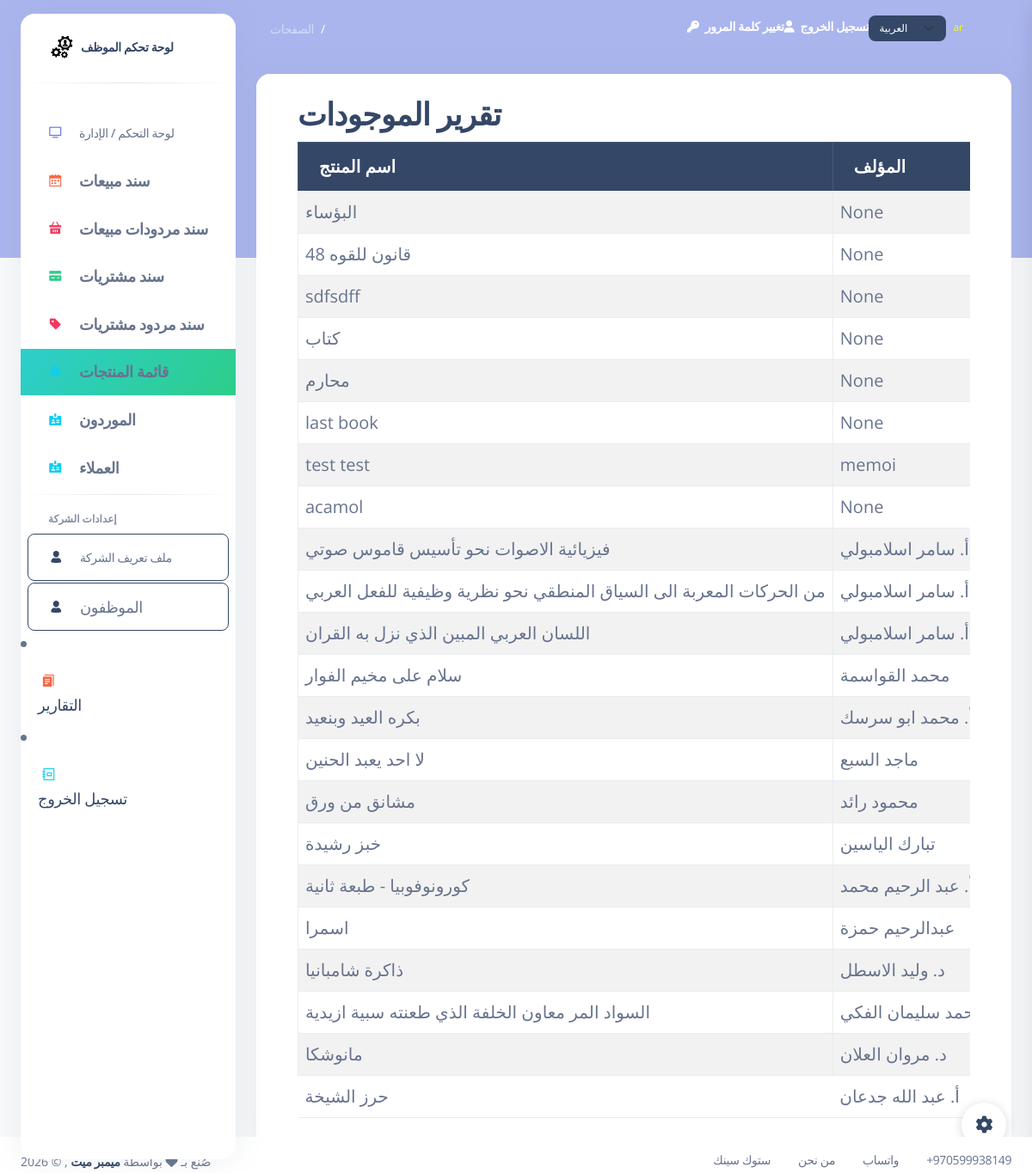
/stock_products_report/, run on an earlier commit of the app's database.
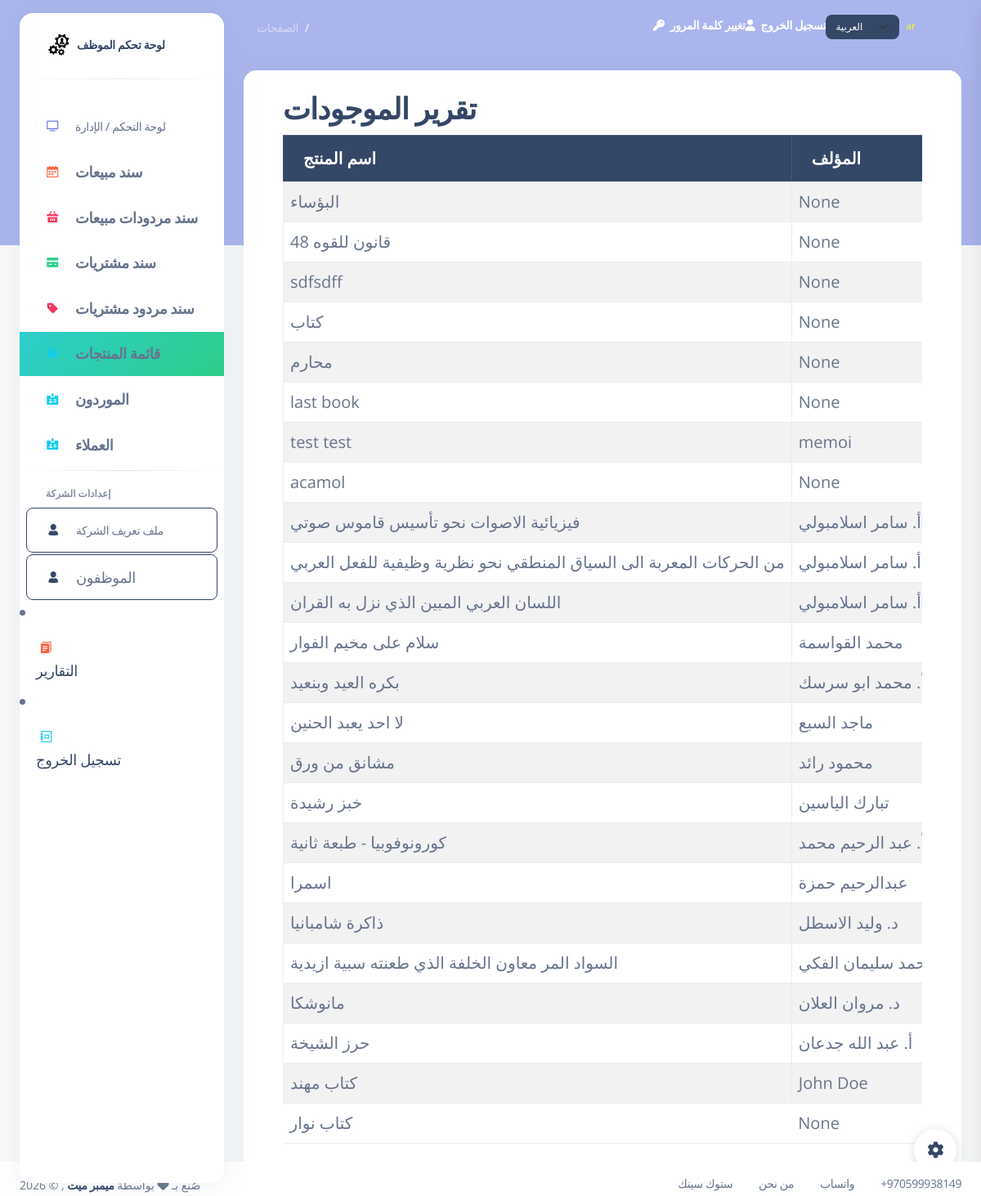
And on a later commit of the database.
### my_app/models.py (models this page shows, shortened)
class Product(models.Model):
    product_name = models.CharField(max_length=255)
    quantity = models.IntegerField(default=0)
    purchasing_price = models.DecimalField(max_digits=6, decimal_places=2)
    sale_price = models.DecimalField(max_digits=6, decimal_places=2, null=True, blank=True)
    category = models.CharField(max_length=100, blank=True, null=True)
    expiry_date = models.DateField(blank=True, null=True)
    isbn = models.CharField(max_length=32, unique=True , null=True, blank=True)
    production_date = models.DateField(blank=True, null=True)
    author = models.CharField(max_length=255, blank=True, null=True)
    supplier = models.CharField(max_length=255, blank=True, null=True)#publisher
    employee = models.ForeignKey(Employee, related_name="products", on_delete=models.CASCADE, null=True, blank=True)
    created_at = models.DateTimeField(auto_now_add=True)
    updated_at = models.DateTimeField(auto_now=True)
    objects = ProductManager()

### my_app/views.py (the view)
# urls.py: path('stock_products_report/', views.stock_products_report, name='stock_products_report'),
def stock_products_report(request):
    products = models.Product.objects.filter(quantity__gt=0)
    context = {
        'products': products,
    }
    return render(request, 'stock_products_report.html', context)

### my_app/templates/stock_products_report.html (shortened to what this page needs)
{% extends 'layouts/base.html' %}
{% load i18n %}
{% block content %}
  <div class="card" id="printableTable">
    <div class="card-header">
        <div class="container">
            <h2>{% trans "Stock Products Report" %}</h2>
            <div class="table-responsive p-0">
            <table class="table table-striped table-bordered">
                <thead class="table-dark">
                    <tr>
                        <th>{% trans "Product Name" %}</th>
                        <th>{% trans "Author" %}</th>
                    </tr>
                </thead>
                <tbody>
                    {% for product in products %}
                    <tr>
                        <td>{{ product.product_name }}</td>
                        <td>{{ product.author }}</td>
                    </tr>
                    {% endfor %}
                </tbody>
            </table>
        </div>
    </div>
  </div>
</div>
{% endblock %}

### my_app/templates/layouts/base.html (shortened to what this page needs)
<!DOCTYPE html>
<html lang="en">
{% load static %}
{% load i18n %}
<head>
        <link href="https://cdnjs.cloudflare.com/ajax/libs/font-awesome/6.5.1/css/all.min.css" rel="stylesheet" />
    <link href="{% static 'css/nucleo-icons.css'%}" rel="stylesheet" />
    <link href="{% static 'css/nucleo-svg.css'%}" rel="stylesheet" />
    <link href="https://cdnjs.cloudflare.com/ajax/libs/font-awesome/6.5.1/css/all.min.css" rel="stylesheet" />
    <link href="{% static 'css/nucleo-svg.css'%}" rel="stylesheet" />
    <link id="pagestyle" href="{% static 'css/argon-dashboard.css' %}" rel="stylesheet" />
    <nonscript><link rel="stylesheet" href="{% static 'css/argon-dashboard.css' %}"></nonscript>
    <link rel="stylesheet" href="{% static 'css/style.css' %}">
    </head>
    <body class="g-sidenav-show   bg-gray-100">
        {% include 'includes/aside.html' %}
        <main class="main-content position-relative border-radius-lg ">
            <nav class="navbar navbar-main navbar-expand-lg px-0 mx-4 shadow-none border-radius-xl " id="navbarBlur" data-scroll="false">
                <div class="container-fluid py-1 px-3">
                    <nav aria-label="breadcrumb">
                    <ol class="breadcrumb bg-transparent mb-0 pb-0 pt-1 px-0 me-sm-6 me-5">
                        <li class="breadcrumb-item text-sm"><a class="opacity-5 text-white" href="javascript:;">{% trans "Pages" %}</a></li>
                        <li class="breadcrumb-item text-sm text-white active" aria-current="page"> {% block page_name %}{% endblock %}</li>
                    </ol>
                    </nav>
                        {% include 'includes/navigation_main.html' %}
                </div>
            </nav>
            <div class="container-fluid py-4">
                {% block content %}{% endblock content %}
            </div>
        </main>
        {% include 'includes/fixed-plugin.html' %}
                {% include 'includes/footer.html' %}
</body>
</html>

### my_app/templates/includes/aside.html (shortened to what this page needs)
{% load static %}
{% load i18n %}
<aside class="sidenav bg-white navbar navbar-vertical navbar-expand-xs border-0 border-radius-xl my-3 fixed-start ms-4 " id="sidenav-main">
    <div class="sidenav-header">
        <a class="navbar-brand m-0" target="_blank">
        <img src="{% static 'img/logo.PNG' %}" class="navbar-brand-img h-100" alt="main_logo">
    <span class="ms-1 font-weight-bold">{% trans "Employee Dashboard" %}</span>
        </a>
        <hr class="horizontal dark mt-0">
    </div>
                <div id="sidenav-scrollbar">
        <ul class="navbar-nav">
        <li class="nav-item {% if request.path == '/index'   %} bg-gradient-success {% endif %}">
            <a class="nav-link " href="/index">
            <div class="icon icon-shape icon-sm border-radius-md text-center me-2 d-flex align-items-center justify-content-center">
                <i class="ni ni-tv-2 text-primary text-sm opacity-10"></i>
            </div>
            <span class="nav-link-text ms-1">{% trans "Dashboard / Manage" %}</span>
            </a>
        </li>
        <li class="nav-item {% if request.path == '/sales' or 'view_sale_order' in request.path %} bg-gradient-success {% endif %}">
            <a class="nav-link " href="/sales">
            <div class="icon icon-shape icon-sm border-radius-md text-center me-2 d-flex align-items-center justify-content-center">
                <i class="ni ni-calendar-grid-58 text-warning text-sm opacity-10"></i>
            </div>
            <span class="nav-link-text ms-1" style="font-size:18px !important;"> <strong>{% trans "Sales Orders" %}</strong></span>
            </a>
        </li>
                <li class="nav-item {% if request.path == '/return_sales' or 'view_return_sale' in request.path  %} bg-gradient-success {% endif %}">
            <a class="nav-link " href="/return_sales">
            <div class="icon icon-shape icon-sm border-radius-md text-center me-2 d-flex align-items-center justify-content-center">
                <i class="ni ni-basket text-danger text-sm opacity-10"></i>
            </div>
            <span class="nav-link-text ms-1" style="font-size:18px !important;"><strong>{% trans "Return Sales" %}</strong></span>
            </a>
        </li>
        <li class="nav-item {% if request.path == '/purchases' or 'view_purchase_invoice' in request.path  %} bg-gradient-success {% endif %}">
            <a class="nav-link " href="/purchases">
            <div class="icon icon-shape icon-sm border-radius-md text-center me-2 d-flex align-items-center justify-content-center">
                <i class="ni ni-credit-card text-success text-sm opacity-10"></i>
            </div>
            <span class="nav-link-text ms-1" style="font-size:18px !important;"><strong>{% trans "Purchase Invoices" %}</strong></span>
            </a>
        </li>
        <li class="nav-item {% if request.path == '/return_purchases' or 'view_return_invoice' in request.path  %} bg-gradient-success {% endif %}">
            <a class="nav-link " href="/return_purchases">
            <div class="icon icon-shape icon-sm border-radius-md text-center me-2 d-flex align-items-center justify-content-center">
                <i class="ni ni-tag text-danger text-sm opacity-10"></i>
            </div>
            <span class="nav-link-text ms-1" style="font-size:18px !important;"><strong>{% trans "Return Purchases" %}</strong></span>
            </a>
        </li>
        <li class="nav-item {% if request.path == '/products/' or 'products' in request.path %} bg-gradient-success {% endif %}">
            <a class="nav-link " href="/products">
            <div class="icon icon-shape icon-sm border-radius-md text-center me-2 d-flex align-items-center justify-content-center">
                <i class="ni ni-app text-info text-sm opacity-10"></i>
            </div>
            <span class="nav-link-text ms-1" style="font-size:18px !important;"> <strong>{% trans "Product List" %}</strong></span>
            </a>
        </li>
        <li class="nav-item {% if request.path == '/suppliers' %} bg-gradient-success {% endif %}">
            <a class="nav-link " href="/suppliers">
            <div class="icon icon-shape icon-sm border-radius-md text-center me-2 d-flex align-items-center justify-content-center">
                <i class="ni ni-badge text-info text-sm opacity-10"></i>
            </div>
            <span class="nav-link-text ms-1" style="font-size:18px !important;"> <strong>{% trans "Suppliers" %}</strong></span>
            </a>
        </li>
        <li class="nav-item {% if request.path == '/customers' %} bg-gradient-success {% endif %}">
            <a class="nav-link " href="/customers">
            <div class="icon icon-shape icon-sm border-radius-md text-center me-2 d-flex align-items-center justify-content-center">
                <i class="ni ni-badge text-info text-sm opacity-10"></i>
            </div>
            <span class="nav-link-text ms-1" style="font-size:18px !important;"> <strong>{% trans "Customers" %}</strong></span>
            </a>
        </li>
        <hr class="horizontal dark my-1">
         <li class="nav-item mt-3">
            <h6 class="ps-4 ms-2 text-uppercase text-xs font-weight-bolder opacity-6">{% trans "Company Settings" %}</h6>
        </li>
        <li class="nav-item">
            <a class="nav-link btn btn-outline-dark {% if request.path == '/company_profile'   %} active me-2 {% endif %} " href="/company_profile">
            <div class="icon icon-shape icon-sm border-radius-md text-center me-2 d-flex align-items-center justify-content-center">
                <i class="ni ni-single-02 text-dark text-sm opacity-10"></i>
            </div>
            <span class="nav-link-text ms-1">{% trans "Company Profile" %}</span>
            </a>
        </li>
        <li class="nav-item">
            <a class="nav-link btn btn-outline-dark  {% if request.path == '/employees'   %} active me-2 {% endif %}" href="/employees">
            <div class="icon icon-shape icon-sm border-radius-md text-center me-2 d-flex align-items-center justify-content-center">
                <i class="ni ni-single-02 text-dark text-sm opacity-10"></i>
            </div>
            <span class="nav-link-text ms-1" style="font-size:18px !important;">{% trans "Employees" %}</span>
            </a>
        </li>
            </ul>
            </div>
        <li class="nav-item {% if request.path == '/employee_reports'   %} bg-gradient-success {% endif %}">
            <a class="nav-link " href="/employee_reports">
            <div class="icon icon-shape icon-sm border-radius-md text-center me-2 d-flex align-items-center justify-content-center">
                <i class="ni ni-single-copy-04 text-warning text-sm opacity-10"></i>
            </div>
            <span class="nav-link-text ms-1" style="font-size:18px !important;">{% trans "Reports" %}</span>
            </a>
        </li>
        <li class="nav-item">
            <a class="nav-link " href="/emp_logout">
            <div class="icon icon-shape icon-sm border-radius-md text-center me-2 d-flex align-items-center justify-content-center">
                <i class="ni ni-collection text-info text-sm opacity-10"></i>
            </div>
            <span class="nav-link-text ms-1" style="font-size:18px !important;">{% trans "Logout" %}</span>
            </a>
        </li>
</aside>

### my_app/templates/includes/navigation_main.html (shortened to what this page needs)
{% load i18n %}
{% get_current_language as LANGUAGE_CODE %}
        <div class="collapse navbar-collapse mt-sm-0 mt-2 me-md-0 me-sm-4" id="navbar">
            <ul class="navbar-nav  justify-content-end">
            <li class="nav-item d-flex align-items-center">
                <a href="/change_password" class="nav-link text-white font-weight-bold px-0">
                <i class="fa fa-key me-sm-1"></i>
                    <span class="d-sm-inline d-none">{% trans "Change Password" %}</span>
                </a>
            </li>
            <li class="nav-item d-flex align-items-center">
                <a href="/emp_logout" class="nav-link text-white font-weight-bold px-0">
                <i class="fa fa-user me-sm-1"></i>
                    <span class="d-sm-inline d-none">{% trans "Logout" %}</span>
                </a>
            </li>
            <li class="nav-item d-flex align-items-center">
                <form action="{% url 'set_language' %}" method="post" style="margin-bottom:0;">
                        <select name="language" class="form-select form-select-sm bg-dark text-white border-0" style="width:auto;display:inline-block;min-width:90px;" onchange="this.form.submit(); setTimeout(function(){ location.reload(); }, 300);">
                            <option value="ar" {% if LANGUAGE_CODE|slice:":2" == "ar" %}selected{% endif %}>{% trans "العربية" %}</option>
                        </select>
                    </form>
                    <span style="color:yellow; font-size:12px; margin-left:8px;">{{ LANGUAGE_CODE }}</span>
            </li>
            <li class="nav-item px-3 d-flex align-items-center">
            </li>
            <li class="nav-item dropdown pe-2 d-flex align-items-center">
                </ul>
        </div>

### my_app/templates/includes/fixed-plugin.html (shortened to what this page needs)
{% load i18n %}
<div class="fixed-plugin">
<a class="fixed-plugin-button text-dark position-fixed px-3 py-2">
    <i class="fa fa-cog py-2"> </i>
</a>
</div>

### my_app/templates/includes/scripts.html (shortened to what this page needs)
{% load static %}
{% load i18n %}

### my_app/templates/includes/footer.html (shortened to what this page needs)
{% load i18n %}
<footer class="footer pt-3 bg-white fixed-bottom">
<div class="container-fluid">
    <div class="row align-items-center justify-content-lg-between">
    <div class="col-lg-6 mb-lg-0 mb-4">
        <div class="copyright text-center text-sm text-muted text-lg-start ">
            <span id="year"></span>
        © ,
    {% trans "made with" %} <i class="fa fa-heart"></i> {% trans "by" %}
    <a href="http://www.membrmate.com" class="font-weight-bold" target="_blank">{% trans "Member Mate" %}</a>
        </div>
    </div>
    <div class="col-lg-6">
        <ul class="nav nav-footer justify-content-center justify-content-lg-end">
        <li class="nav-item">
            <a class="nav-link text-muted" target="_blank">{% trans "StockSync" %}</a>
        </li>
        <li class="nav-item">
            <a href="/about_us" class="nav-link text-muted" target="_blank">{% trans "About Us" %}</a>
        </li>
        <li class="nav-item">
            <a class="nav-link text-muted" target="_blank">{% trans "WhatsApp" %}</a>
        </li>
        <li class="nav-item">
            <a class="nav-link pe-0 text-muted" target="_blank"> +970599938149</a>
        </li>
        </ul>
    </div>
    </div>
</div>
</footer>

### static/css/nucleo-svg.css (style rules this page uses)
.icon { display: inline-block; color: #111111; height: 1em; width: 1em; }
.icon-sm { height: 0.8em; width: 0.8em; }
.icon { fill: currentColor; stroke: none; }

What changed in the data, as far as the page shows it:
added Product: product_name "كتاب مهند", author "John Doe"
added Product: product_name "كتاب نوار", author "None"
